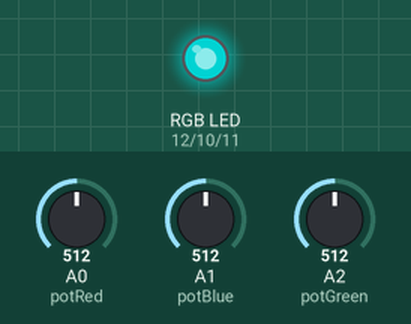
A sketch run on a simulated Arduino Uno, built with avr-gcc and run on an emulated ATmega328P. Parts: an RGB LED mixed from three pins (HIGH = lit). Inputs (shaded band) come from the test bench; at power-on: A0 (potRed) = 512, A1 (potBlue) = 512, A2 (potGreen) = 512. Dim RGB values are drawn brighter than linear.

Above: at 1.8 s.
1.9 s: A0 (potRed) set to 525
At 2.7 s:
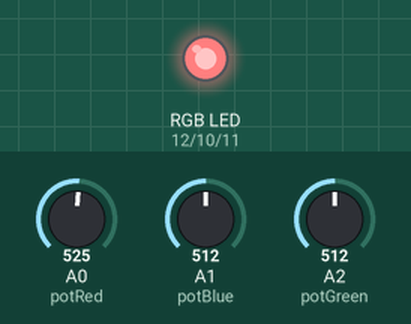
3.5 s: A1 (potBlue) set to 716
At 4.3 s:
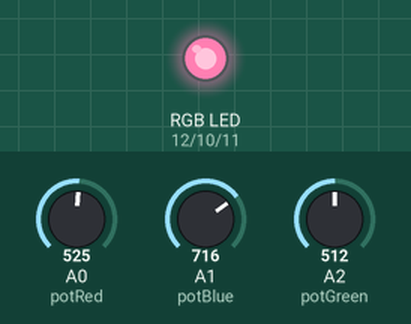
5.5 s: A2 (potGreen) set to 716
At 7.0 s:
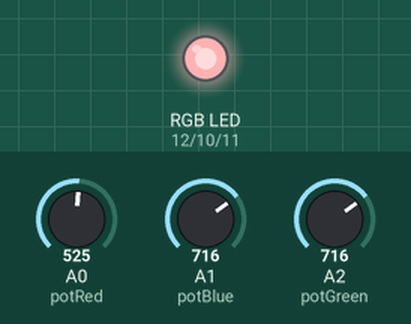
7.5 s: A0 (potRed) set to 511
At 8.6 s:
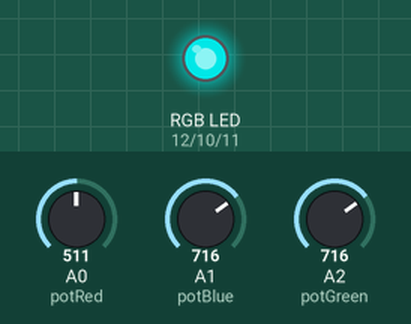
9.5 s: A1 (potBlue) set to 900
At 11.2 s:
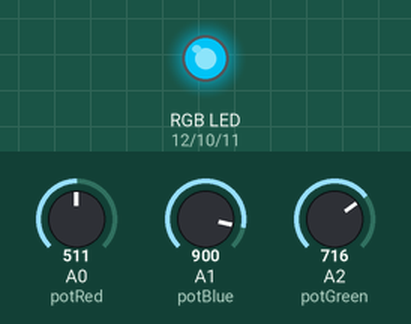
11.5 s: A2 (potGreen) set to 900
At 12.9 s:
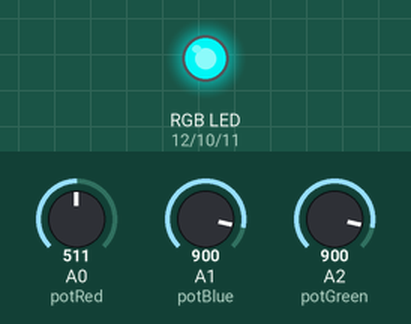
Timing chart, 0 to 14.5 s (numbered marks = the images above; inputs shaded):
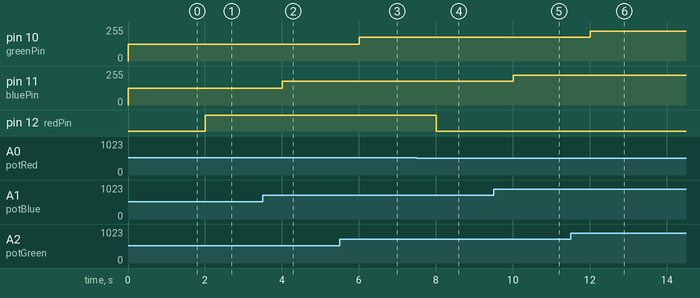

The sketch:

potentio_led1.ino
```cpp
// Pin definitions
const int redPin = 12;    // PWM pin for red LED
const int greenPin = 10; // PWM pin for green LED
const int bluePin = 11;  // PWM pin for blue LED

const int potRed = A0;   // Analog pin for red potentiometer
const int potGreen = A2; // Analog pin for green potentiometer
const int potBlue = A1;  // Analog pin for blue potentiometer

void setup() {
  // Initialize LED pins as OUTPUT
  pinMode(redPin, OUTPUT);
  pinMode(greenPin, OUTPUT);
  pinMode(bluePin, OUTPUT);

  // No need to initialize analog inputs, Arduino does it automatically
}

void loop() {
  // Read potentiometer values (0-1023)
  int redValue = analogRead(potRed);
  int greenValue = analogRead(potGreen);
  int blueValue = analogRead(potBlue);

  // Map analog readings to PWM range (0-255)
  redValue = map(redValue, 0, 1023, 0, 255);
  greenValue = map(greenValue, 0, 1023, 0, 255);
  blueValue = map(blueValue, 0, 1023, 0, 255);

  // Write PWM values to LED pins
  analogWrite(redPin, redValue);
  analogWrite(greenPin, greenValue);
  analogWrite(bluePin, blueValue);

  delay(1000); // small delay for stability (optional)
}
```

Measured:
- the behaviour switches between 513 and 514 on A0 (potRed) (found by bisection; images 0 and 1)
- after the input at 1.9 s, pin 12 (redPin): LOW → HIGH after 0.10 s
- after the input at 3.5 s, pin 11 (bluePin): 127/255 → 178/255 after 0.50 s
- after the input at 5.5 s, pin 10 (greenPin): 127/255 → 178/255 after 0.50 s
- after the input at 7.5 s, pin 12 (redPin): HIGH → LOW after 0.50 s
- after the input at 9.5 s, pin 11 (bluePin): 178/255 → 224/255 after 0.51 s
- after the input at 11.5 s, pin 10 (greenPin): 178/255 → 224/255 after 0.51 s
